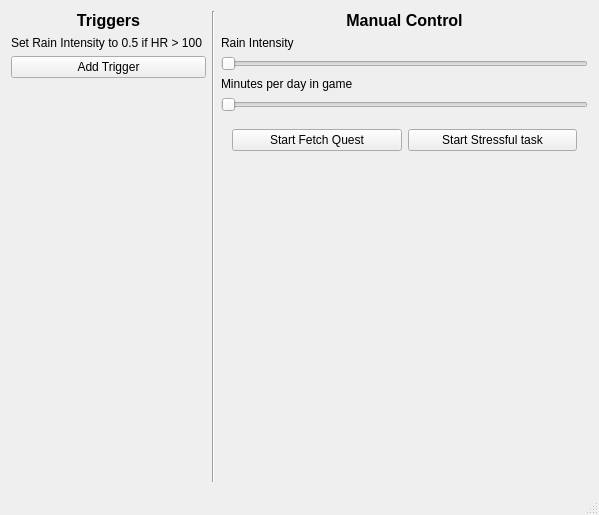
<?xml version="1.0" encoding="UTF-8"?>
<ui version="4.0">
 <class>BiomrClass</class>
 <widget class="QMainWindow" name="BiomrClass">
  <property name="geometry">
   <rect>
    <x>0</x>
    <y>0</y>
    <width>599</width>
    <height>515</height>
   </rect>
  </property>
  <property name="windowTitle">
   <string>Biomr</string>
  </property>
  <widget class="QWidget" name="centralWidget">
   <property name="sizePolicy">
    <sizepolicy hsizetype="Preferred" vsizetype="Preferred">
     <horstretch>0</horstretch>
     <verstretch>0</verstretch>
    </sizepolicy>
   </property>
   <layout class="QHBoxLayout" name="horizontalLayout">
    <item>
     <layout class="QVBoxLayout" name="verticalLayout_2">
      <item>
       <widget class="QLabel" name="label_4">
        <property name="font">
         <font>
          <pointsize>12</pointsize>
          <weight>75</weight>
          <bold>true</bold>
          <underline>false</underline>
         </font>
        </property>
        <property name="text">
         <string>Triggers</string>
        </property>
        <property name="alignment">
         <set>Qt::AlignCenter</set>
        </property>
       </widget>
      </item>
      <item>
       <widget class="QLabel" name="label_3">
        <property name="text">
         <string>Set Rain Intensity to 0.5 if HR &gt; 100 </string>
        </property>
       </widget>
      </item>
      <item>
       <widget class="QPushButton" name="pushButton_3">
        <property name="text">
         <string>Add Trigger</string>
        </property>
       </widget>
      </item>
      <item>
       <spacer name="verticalSpacer_2">
        <property name="orientation">
         <enum>Qt::Vertical</enum>
        </property>
        <property name="sizeHint" stdset="0">
         <size>
          <width>20</width>
          <height>40</height>
         </size>
        </property>
       </spacer>
      </item>
     </layout>
    </item>
    <item>
     <widget class="Line" name="line">
      <property name="lineWidth">
       <number>1</number>
      </property>
      <property name="orientation">
       <enum>Qt::Vertical</enum>
      </property>
     </widget>
    </item>
    <item>
     <layout class="QVBoxLayout" name="verticalLayout">
      <item>
       <widget class="QLabel" name="label_5">
        <property name="font">
         <font>
          <pointsize>12</pointsize>
          <weight>75</weight>
          <bold>true</bold>
          <underline>false</underline>
         </font>
        </property>
        <property name="text">
         <string>Manual Control</string>
        </property>
        <property name="alignment">
         <set>Qt::AlignCenter</set>
        </property>
       </widget>
      </item>
      <item>
       <widget class="QLabel" name="label">
        <property name="text">
         <string>Rain Intensity</string>
        </property>
       </widget>
      </item>
      <item>
       <widget class="QSlider" name="Rain_Intensity_Slider">
        <property name="orientation">
         <enum>Qt::Horizontal</enum>
        </property>
       </widget>
      </item>
      <item>
       <widget class="QLabel" name="label_2">
        <property name="text">
         <string>Minutes per day in game</string>
        </property>
       </widget>
      </item>
      <item>
       <widget class="QSlider" name="horizontalSlider_2">
        <property name="orientation">
         <enum>Qt::Horizontal</enum>
        </property>
       </widget>
      </item>
      <item>
       <widget class="QWidget" name="widget" native="true">
        <layout class="QHBoxLayout" name="horizontalLayout_2">
         <item>
          <widget class="QPushButton" name="pushButton">
           <property name="text">
            <string>Start Fetch Quest</string>
           </property>
          </widget>
         </item>
         <item>
          <widget class="QPushButton" name="pushButton_2">
           <property name="text">
            <string>Start Stressful task</string>
           </property>
          </widget>
         </item>
        </layout>
       </widget>
      </item>
      <item>
       <spacer name="verticalSpacer">
        <property name="orientation">
         <enum>Qt::Vertical</enum>
        </property>
        <property name="sizeHint" stdset="0">
         <size>
          <width>20</width>
          <height>40</height>
         </size>
        </property>
       </spacer>
      </item>
     </layout>
    </item>
   </layout>
  </widget>
  <widget class="QMenuBar" name="menuBar">
   <property name="geometry">
    <rect>
     <x>0</x>
     <y>0</y>
     <width>599</width>
     <height>22</height>
    </rect>
   </property>
  </widget>
  <widget class="QStatusBar" name="statusBar"/>
 </widget>
 <layoutdefault spacing="6" margin="11"/>
 <resources>
  <include location="Biomr.qrc"/>
 </resources>
 <connections/>
</ui>
